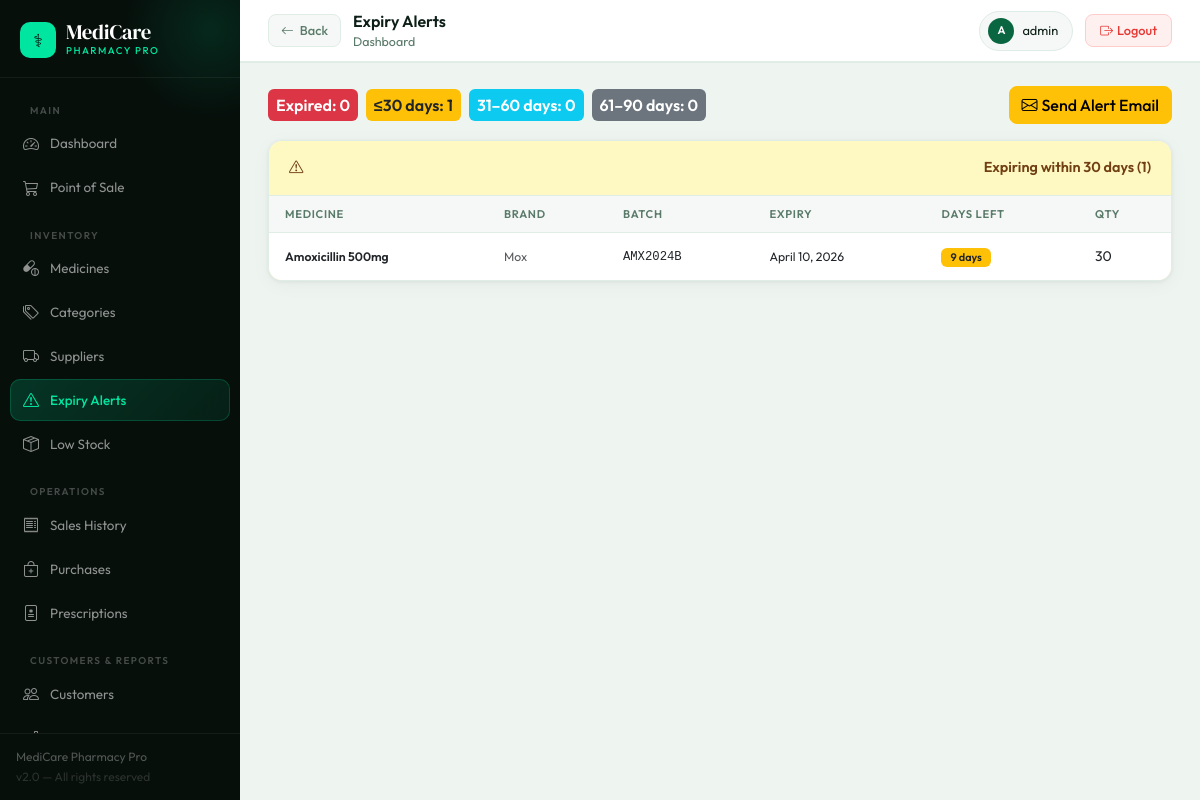
The page /inventory/expiry-alerts/ (signed in) on the database its author committed.
### inventory/models.py (models this page shows, shortened)
class Batch(models.Model):
    medicine = models.ForeignKey(Medicine, on_delete=models.CASCADE, related_name='batches')
    batch_number = models.CharField(max_length=100)
    expiry_date = models.DateField()
    manufacture_date = models.DateField(null=True, blank=True)
    quantity = models.PositiveIntegerField(default=0)
    purchase_price = models.DecimalField(max_digits=10, decimal_places=2)
    selling_price = models.DecimalField(max_digits=10, decimal_places=2)
    mrp = models.DecimalField(max_digits=10, decimal_places=2)
    gst_rate = models.DecimalField(max_digits=5, decimal_places=2, default=12)
    is_active = models.BooleanField(default=True)
    created_at = models.DateTimeField(auto_now_add=True)
    @property
    def days_to_expiry(self):
        return (self.expiry_date - timezone.now().date()).days
    class Meta:
        ordering = ['expiry_date']

class Medicine(models.Model):
    UNIT_CHOICES = [('strip','Strip'),('box','Box'),('piece','Piece'),('bottle','Bottle'),('vial','Vial'),('tube','Tube'),('sachet','Sachet')]
    SCHEDULE_CHOICES = [('OTC','OTC'),('H','Schedule H'),('H1','Schedule H1'),('X','Schedule X'),('G','Schedule G')]
    FORM_CHOICES = [('tablet','Tablet'),('capsule','Capsule'),('syrup','Syrup'),('injection','Injection'),('drops','Drops'),('ointment','Ointment'),('cream','Cream'),('powder','Powder'),('inhaler','Inhaler'),('other','Other')]
    name = models.CharField(max_length=200)
    brand = models.CharField(max_length=200)
    generic_name = models.CharField(max_length=200, blank=True)
    category = models.ForeignKey(Category, on_delete=models.SET_NULL, null=True, related_name='medicines')
    form = models.CharField(max_length=20, choices=FORM_CHOICES, default='tablet')
    strength = models.CharField(max_length=50, blank=True, help_text='e.g. 500mg, 10ml')
    unit = models.CharField(max_length=20, choices=UNIT_CHOICES, default='strip')
    hsn_code = models.CharField(max_length=20, blank=True)
    barcode = models.CharField(max_length=100, blank=True, unique=True, null=True)
    schedule = models.CharField(max_length=5, choices=SCHEDULE_CHOICES, default='OTC')
    prescription_required = models.BooleanField(default=False)
    default_supplier = models.ForeignKey(Supplier, on_delete=models.SET_NULL, null=True, blank=True)
    reorder_level = models.PositiveIntegerField(default=10)
    rack_location = models.CharField(max_length=50, blank=True)
    is_active = models.BooleanField(default=True)
    created_at = models.DateTimeField(auto_now_add=True)
    class Meta:
        ordering = ['-created_at']

### inventory/views.py (the view)
# urls.py: path('expiry-alerts/', views.expiry_alerts, name='expiry_alerts'),
@login_required
def expiry_alerts(request):
    today = timezone.now().date()
    expired = Batch.objects.filter(expiry_date__lt=today, quantity__gt=0, is_active=True).select_related('medicine')
    exp_30 = Batch.objects.filter(expiry_date__gte=today, expiry_date__lte=today+timedelta(days=30), quantity__gt=0, is_active=True).select_related('medicine')
    exp_60 = Batch.objects.filter(expiry_date__gt=today+timedelta(days=30), expiry_date__lte=today+timedelta(days=60), quantity__gt=0, is_active=True).select_related('medicine')
    exp_90 = Batch.objects.filter(expiry_date__gt=today+timedelta(days=60), expiry_date__lte=today+timedelta(days=90), quantity__gt=0, is_active=True).select_related('medicine')
    return render(request, 'inventory/expiry_alerts.html', {'expired': expired, 'exp_30': exp_30, 'exp_60': exp_60, 'exp_90': exp_90})

### templates/inventory/expiry_alerts.html (shortened to what this page needs)
{% extends 'base.html' %}
{% block breadcrumb %}Dashboard{% endblock %}
{% block back_button %}<a href="/" class="back-btn"><i class="bi bi-arrow-left"></i> Back</a>{% endblock %}
{% block page_title %}Expiry Alerts{% endblock %}
{% block content %}
<div class="d-flex justify-content-between align-items-center mb-3 flex-wrap gap-2">
  <div class="d-flex gap-2 flex-wrap">
    <span class="badge bg-danger p-2 fs-6">Expired: {{ expired.count }}</span>
    <span class="badge bg-warning text-dark p-2 fs-6">≤30 days: {{ exp_30.count }}</span>
    <span class="badge bg-info p-2 fs-6">31–60 days: {{ exp_60.count }}</span>
    <span class="badge bg-secondary p-2 fs-6">61–90 days: {{ exp_90.count }}</span>
  </div>
  <a href="{% url 'send_expiry_email' %}" class="btn btn-warning">
    <i class="bi bi-envelope me-1"></i>Send Alert Email
  </a>
</div>
{% if exp_30 %}
<div class="card mb-3">
  <div class="card-header" style="background:#fef9c3; color:#713f12;">
    <i class="bi bi-exclamation-triangle me-2"></i>Expiring within 30 days ({{ exp_30.count }})
  </div>
  <div class="table-responsive">
    <table class="table table-sm mb-0">
      <thead><tr><th>Medicine</th><th>Brand</th><th>Batch</th><th>Expiry</th><th>Days Left</th><th>Qty</th></tr></thead>
      <tbody>
      {% for b in exp_30 %}
      <tr style="background:#fef9c3;">
        <td class="small fw-semibold">{{ b.medicine.name }}</td>
        <td class="small text-muted">{{ b.medicine.brand }}</td>
        <td class="small font-monospace">{{ b.batch_number }}</td>
        <td class="small">{{ b.expiry_date }}</td>
        <td><span class="badge bg-warning text-dark">{{ b.days_to_expiry }} days</span></td>
        <td>{{ b.quantity }}</td>
      </tr>
      {% endfor %}
      </tbody>
    </table>
  </div>
</div>
{% endif %}
{% endblock %}

### templates/base.html (shortened to what this page needs)
<!DOCTYPE html>
<html lang="en">
<head>
<link href="https://cdn.jsdelivr.net/npm/bootstrap@5.3.0/dist/css/bootstrap.min.css" rel="stylesheet">
<link href="https://cdn.jsdelivr.net/npm/bootstrap-icons@1.11.0/font/bootstrap-icons.css" rel="stylesheet">
</head>
<body>
{% if user.is_authenticated %}
<aside class="sidebar">
  <div class="sb-brand">
    <div class="logo-wrap">
      <div class="logo-icon">⚕</div>
      <div>
        <div class="logo-text">MediCare</div>
        <div class="logo-sub">Pharmacy Pro</div>
      </div>
    </div>
  </div>
  <nav class="sb-nav">
    <div class="sb-section">Main</div>
    <a href="/" class="sb-link {% if request.path == '/' %}active{% endif %}">
      <i class="bi bi-speedometer2"></i> Dashboard
    </a>
    <a href="{% url 'pos' %}" class="sb-link {% if '/sales/pos' in request.path %}active{% endif %}">
      <i class="bi bi-cart3"></i> Point of Sale
    </a>
    <div class="sb-section">Inventory</div>
    <a href="{% url 'medicine_list' %}" class="sb-link ">
      <i class="bi bi-capsule-pill"></i> Medicines
    </a>
    <a href="{% url 'category_list' %}" class="sb-link {% if 'categor' in request.path %}active{% endif %}">
      <i class="bi bi-tags"></i> Categories
    </a>
    <a href="{% url 'supplier_list' %}" class="sb-link {% if 'supplier' in request.path %}active{% endif %}">
      <i class="bi bi-truck"></i> Suppliers
    </a>
    <a href="{% url 'expiry_alerts' %}" class="sb-link {% if 'expiry' in request.path %}active{% endif %}">
      <i class="bi bi-exclamation-triangle"></i> Expiry Alerts
    </a>
    <a href="{% url 'low_stock_list' %}" class="sb-link {% if 'low-stock' in request.path %}active{% endif %}">
      <i class="bi bi-box-seam"></i> Low Stock
    </a>
    <div class="sb-section">Operations</div>
    <a href="{% url 'sale_list' %}" class="sb-link {% if '/sales/' in request.path and 'pos' not in request.path %}active{% endif %}">
      <i class="bi bi-receipt"></i> Sales History
    </a>
    <a href="{% url 'po_list' %}" class="sb-link {% if '/purchase' in request.path %}active{% endif %}">
      <i class="bi bi-bag-plus"></i> Purchases
    </a>
    <a href="{% url 'prescription_list' %}" class="sb-link {% if '/prescriptions' in request.path %}active{% endif %}">
      <i class="bi bi-file-medical"></i> Prescriptions
    </a>
    <div class="sb-section">Customers & Reports</div>
    <a href="{% url 'customer_list' %}" class="sb-link {% if '/customers' in request.path %}active{% endif %}">
      <i class="bi bi-people"></i> Customers
    </a>
    <a href="{% url 'analytics_dashboard' %}" class="sb-link {% if '/analytics' in request.path and 'gst' not in request.path and 'profit' not in request.path %}active{% endif %}">
      <i class="bi bi-bar-chart-line"></i> Analytics
    </a>
  </nav>
  <div class="sb-footer">
    <div>MediCare Pharmacy Pro</div>
    <div style="color:rgba(255,255,255,.15);margin-top:2px;">v2.0 — All rights reserved</div>
  </div>
</aside>
<div class="main">
  <header class="topbar">
    <div class="topbar-left">
      {% block back_button %}{% endblock %}
      <div>
        <div class="topbar-title">{% block page_title %}Dashboard{% endblock %}</div>
        <div class="topbar-breadcrumb">{% block breadcrumb %}MediCare Pharmacy{% endblock %}</div>
      </div>
    </div>
    <div class="topbar-right">
      <div class="user-chip">
        <div class="user-avatar">{{ user.username|first|upper }}</div>
        <span>{{ user.get_full_name|default:user.username }}</span>
      </div>
      <a href="{% url 'logout' %}" class="logout-btn"><i class="bi bi-box-arrow-right me-1"></i>Logout</a>
    </div>
  </header>
  <div class="page-content">
    {% block content %}{% endblock %}
  </div>
</div>
{% else %}
{% block auth_content %}{% endblock %}
{% endif %}
</body>
</html>

### rows shown on the page
Batch: medicine.name "Amoxicillin 500mg", medicine.brand "Mox", batch_number "AMX2024B", expiry_date "April 10, 2026", days_to_expiry "9", quantity "30"

### other values the page prints
{{ user.username|first|upper }} "A"
{{ user.get_full_name|default:user.username }} "admin"
{{ expired.count }} "0"
{{ exp_30.count }} "1"
{{ exp_60.count }} "0"
{{ exp_90.count }} "0"
